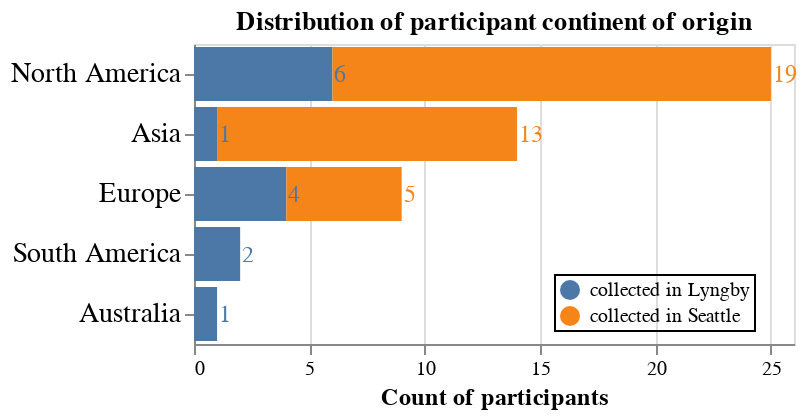

Notebook cell for this chart:
### Code cell
bars = alt.Chart(participants).mark_bar().encode(
    x=alt.X('count(continent_of_origin)',
            title="Count of participants ",
            axis=alt.Axis(titleFontSize=12)),
    y=alt.Y('continent_of_origin',title="",sort='-x',axis=alt.Axis(labelFontSize=14)),
    color=alt.Color('data_collection:N',title="",legend=alt.Legend(
        orient='none',
        legendX=180, legendY=115,
        direction='vertical',
        titleAnchor='middle',
        strokeColor='black',
        padding=2)),    
    tooltip=['continent_of_origin','data_collection','count(continent_of_origin)']
).properties(width=300,height=150,title="Distribution of participant continent of origin")


text_indiv = alt.Chart(participants).mark_text(dx=1,align='left',size=12).encode(
     x=alt.X('count(continent_of_origin)').stack('zero'),
     y=alt.Y('continent_of_origin',title="",sort='-x',axis=alt.Axis(labelFontSize=14)),
    detail='data_collection:N',
    color='data_collection',
    text=alt.Text('count(continent_of_origin):Q')
)

bars + text_indiv

### Figure 1 — Vega-Lite specification as saved in the notebook (floating-point values rounded to 4 significant figures)
{"config": {"view": {"continuousWidth": 300, "continuousHeight": 300}}, "layer": [{"mark": {"type": "bar"}, "encoding": {"color": {"field": "data_collection", "legend": {"direction": "vertical", "legendX": 180, "legendY": 115, "orient": "none", "padding": 2, "strokeColor": "black", "titleAnchor": "middle"}, "title": "", "type": "nominal"}, "tooltip": [{"field": "continent_of_origin", "type": "nominal"}, {"field": "data_collection", "type": "nominal"}, {"aggregate": "count", "field": "continent_of_origin", "type": "nominal"}], "x": {"aggregate": "count", "axis": {"titleFontSize": 12}, "field": "continent_of_origin", "title": "Count of participants ", "type": "nominal"}, "y": {"axis": {"labelFontSize": 14}, "field": "continent_of_origin", "sort": "-x", "title": "", "type": "nominal"}}, "title": "Distribution of participant continent of origin"}, {"mark": {"type": "text", "align": "left", "dx": 1, "size": 12}, "encoding": {"color": {"field": "data_collection", "type": "nominal"}, "detail": {"field": "data_collection", "type": "nominal"}, "text": {"aggregate": "count", "field": "continent_of_origin", "type": "quantitative"}, "x": {"aggregate": "count", "field": "continent_of_origin", "stack": "zero", "type": "nominal"}, "y": {"axis": {"labelFontSize": 14}, "field": "continent_of_origin", "sort": "-x", "title": "", "type": "nominal"}}}], "data": {"name": "data-67d3209c23854af6d6d6029256d40d93"}, "height": 150, "width": 300, "$schema": "https://vega.github.io/schema/vega-lite/v5.8.0.json", "datasets": {"data-67d3209c23854af6d6d6029256d40d93": [{"participant_id": 1, "continent_of_origin": "North America", "data_collection": "collected in Lyngby", "continent_adj": "North America"}, {"participant_id": 2, "continent_of_origin": "Europe", "data_collection": "collected in Lyngby", "continent_adj": "Europe"}, {"participant_id": 3, "continent_of_origin": "North America", "data_collection": "collected in Lyngby", "continent_adj": "North America"}, {"participant_id": 4, "continent_of_origin": "Europe", "data_collection": "collected in Lyngby", "continent_adj": "Europe"}, {"participant_id": 5, "continent_of_origin": "Europe", "data_collection": "collected in Lyngby", "continent_adj": "Europe"}, {"participant_id": 6, "continent_of_origin": "North America", "data_collection": "collected in Lyngby", "continent_adj": "North America"}, {"participant_id": 7, "continent_of_origin": "North America", "data_collection": "collected in Lyngby", "continent_adj": "North America"}, {"participant_id": 8, "continent_of_origin": "Europe", "data_collection": "collected in Lyngby", "continent_adj": "Europe"}, {"participant_id": 9, "continent_of_origin": "Australia", "data_collection": "collected in Lyngby", "continent_adj": "Aus/SA"}, {"participant_id": 10, "continent_of_origin": "North America", "data_collection": "collected in Lyngby", "continent_adj": "North America"}, {"participant_id": 11, "continent_of_origin": "North America", "data_collection": "collected in Lyngby", "continent_adj": "North America"}, {"participant_id": 12, "continent_of_origin": "Asia", "data_collection": "collected in Lyngby", "continent_adj": "Asia"}, {"participant_id": 13, "continent_of_origin": "South America", "data_collection": "collected in Lyngby", "continent_adj": "Aus/SA"}, {"participant_id": 14, "continent_of_origin": "South America", "data_collection": "collected in Lyngby", "continent_adj": "Aus/SA"}, {"participant_id": 15, "continent_of_origin": "North America", "data_collection": "collected in Seattle", "continent_adj": "North America"}, {"participant_id": 16, "continent_of_origin": "North America", "data_collection": "collected in Seattle", "continent_adj": "North America"}, {"participant_id": 17, "continent_of_origin": "Europe", "data_collection": "collected in Seattle", "continent_adj": "Europe"}, {"participant_id": 18, "continent_of_origin": "Asia", "data_collection": "collected in Seattle", "continent_adj": "Asia"}, {"participant_id": 19, "continent_of_origin": "North America", "data_collection": "collected in Seattle", "continent_adj": "North America"}, {"participant_id": 20, "continent_of_origin": "Asia", "data_collection": "collected in Seattle", "continent_adj": "Asia"}, {"participant_id": 21, "continent_of_origin": "Asia", "data_collection": "collected in Seattle", "continent_adj": "Asia"}, {"participant_id": 22, "continent_of_origin": "Asia", "data_collection": "collected in Seattle", "continent_adj": "Asia"}, {"participant_id": 23, "continent_of_origin": "North America", "data_collection": "collected in Seattle", "continent_adj": "North America"}, {"participant_id": 24, "continent_of_origin": "Europe", "data_collection": "collected in Seattle", "continent_adj": "Europe"}, {"participant_id": 25, "continent_of_origin": "Asia", "data_collection": "collected in Seattle", "continent_adj": "Asia"}, {"participant_id": 26, "continent_of_origin": "North America", "data_collection": "collected in Seattle", "continent_adj": "North America"}, {"participant_id": 27, "continent_of_origin": "Asia", "data_collection": "collected in Seattle", "continent_adj": "Asia"}, {"participant_id": 28, "continent_of_origin": "Asia", "data_collection": "collected in Seattle", "continent_adj": "Asia"}, {"participant_id": 29, "continent_of_origin": "Asia", "data_collection": "collected in Seattle", "continent_adj": "Asia"}, {"participant_id": 30, "continent_of_origin": "North America", "data_collection": "collected in Seattle", "continent_adj": "North America"}, {"participant_id": 31, "continent_of_origin": "Asia", "data_collection": "collected in Seattle", "continent_adj": "Asia"}, {"participant_id": 32, "continent_of_origin": "North America", "data_collection": "collected in Seattle", "continent_adj": "North America"}, {"participant_id": 33, "continent_of_origin": "North America", "data_collection": "collected in Seattle", "continent_adj": "North America"}, {"participant_id": 34, "continent_of_origin": "North America", "data_collection": "collected in Seattle", "continent_adj": "North America"}, {"participant_id": 35, "continent_of_origin": "North America", "data_collection": "collected in Seattle", "continent_adj": "North America"}, {"participant_id": 36, "continent_of_origin": "North America", "data_collection": "collected in Seattle", "continent_adj": "North America"}, {"participant_id": 37, "continent_of_origin": "Asia", "data_collection": "collected in Seattle", "continent_adj": "Asia"}, {"participant_id": 38, "continent_of_origin": "North America", "data_collection": "collected in Seattle", "continent_adj": "North America"}, {"participant_id": 40, "continent_of_origin": "Asia", "data_collection": "collected in Seattle", "continent_adj": "Asia"}, {"participant_id": 41, "continent_of_origin": "Europe", "data_collection": "collected in Seattle", "continent_adj": "Europe"}, {"participant_id": 42, "continent_of_origin": "North America", "data_collection": "collected in Seattle", "continent_adj": "North America"}, {"participant_id": 43, "continent_of_origin": "North America", "data_collection": "collected in Seattle", "continent_adj": "North America"}, {"participant_id": 44, "continent_of_origin": "North America", "data_collection": "collected in Seattle", "continent_adj": "North America"}, {"participant_id": 45, "continent_of_origin": "North America", "data_collection": "collected in Seattle", "continent_adj": "North America"}, {"participant_id": 46, "continent_of_origin": "Europe", "data_collection": "collected in Seattle", "continent_adj": "Europe"}, {"participant_id": 47, "continent_of_origin": "Asia", "data_collection": "collected in Seattle", "continent_adj": "Asia"}, {"participant_id": 48, "continent_of_origin": "Asia", "data_collection": "collected in Seattle", "continent_adj": "Asia"}, {"participant_id": 49, "continent_of_origin": "North America", "data_collection": "collected in Seattle", "continent_adj": "North America"}, {"participant_id": 50, "continent_of_origin": "North America", "data_collection": "collected in Seattle", "continent_adj": "North America"}, {"participant_id": 51, "continent_of_origin": "North America", "data_collection": "collected in Seattle", "continent_adj": "North America"}, {"participant_id": 52, "continent_of_origin": "Europe", "data_collection": "collected in Seattle", "continent_adj": "Europe"}]}}
